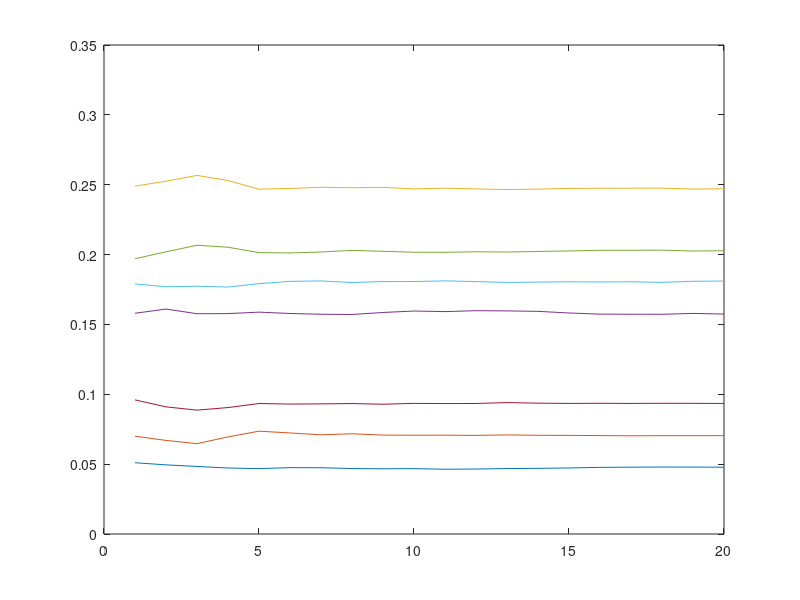

Write MATLAB code to recreate this figure.
close all;
Njogadas=1000;
NMC=20; %Número de runs
Ndiscard=0;
Ncasas=7;
z = zeros(NMC,Ncasas); %número de estados do jogo, que indica o número de vezes que se caiu em cada casa
y = zeros(1,Njogadas); % dimensão igual ao número de jogadas em cada run de Monte Carlo, que indica as casas em que se caiu em cada jogada
Aluguer = [10,10,0,15,20,25,35];
estados = [2,3,4,5,6,3,1;
           3,4,5,6,3,7,2]; %representação da máquina de estados a posição estados(1,1) representa a casa onde se vai para caso estejamos na casa 1 e calhe cara
coinflips = zeros(1,Njogadas);
zfreq = zeros(NMC,Ncasas);
%rand('state',0)
espera = 0;
hh = waitbar(espera,"Doing stuff");

for i=1:1:NMC
    x = 0; %variável escalar que indica o número do estado em que a marca do jogador está em cada instante;
    for k=1:1:Njogadas+1 % a inicial n conta para o nº de jogadas         
        avanca = randi([1 2]); % lançamento da moeda
        coinflips(k)=avanca;
        if x == 0              % no inicio está "fora do tabuleiro"
            x = avanca;        % ou vai para o 1 ou para o 2
        else    
            x = estados(avanca,x);  % avança segundo o diagrama
        end
        y(k) = x;
        if k > Ndiscard+1    
            z(i,x) = z(i,x)+1;
        end
    end 
end
for n = 1:1:NMC
    for i=1:1:Ncasas
        zfreq(n,i) = sum(z(1:n,i))/((Njogadas-Ndiscard)*n);
    end
      espera = espera + 1/NMC;
      waitbar(espera,hh,"Doing stuff");
end
close(hh)
figure(1)
for i = 1:1:Ncasas
    plot(zfreq(:,i))
    hold on
end
